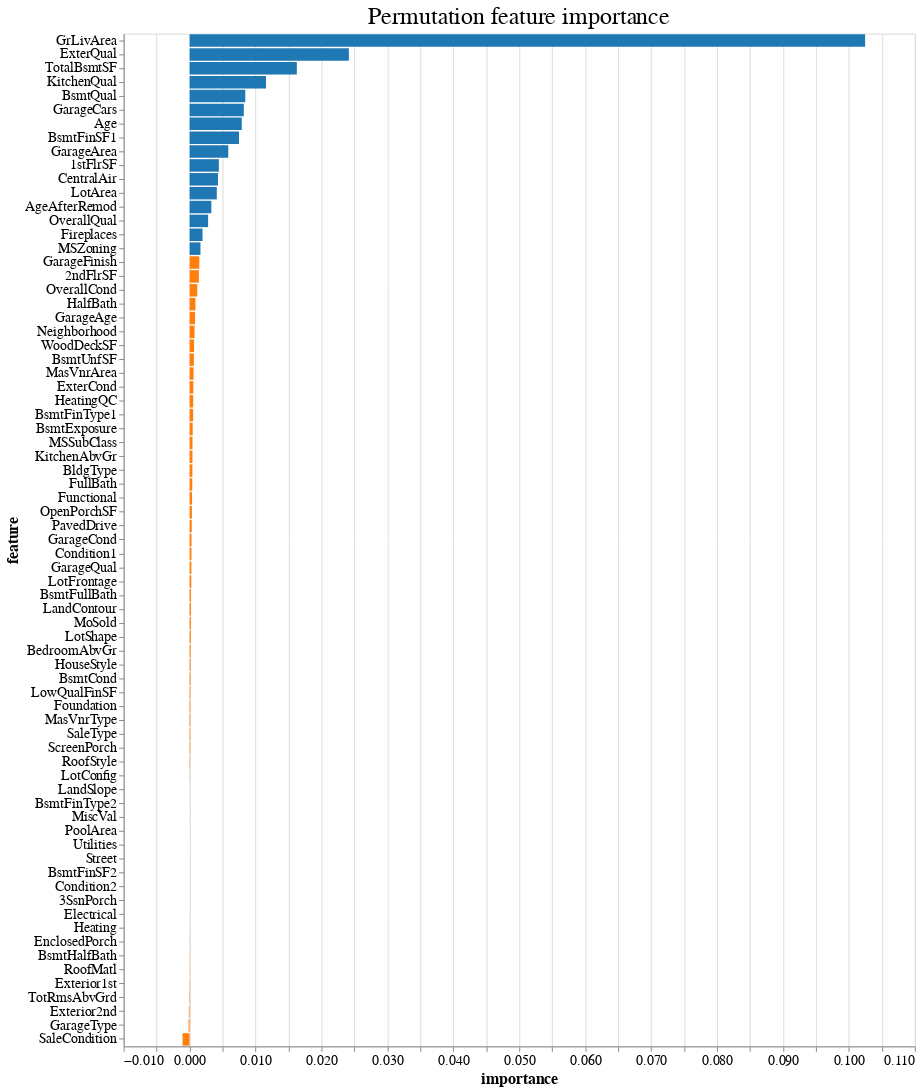

Notebook cell for this chart:
### Markdown cell above
The following bar chart shows the permutation feature importance. If the bar is orange, then the permutation importance of the corresponding feature is smaller than 1% of the RMSE on the dev set.

### Code cell
alt.Chart(df_fi)\
   .mark_bar()\
   .encode(x=alt.X("importance:Q"), 
           y=alt.Y("feature:N", sort="-x"),
           tooltip=["feature:N", alt.Tooltip("importance:Q", format="0.5f")],
           color=alt.condition(alt.datum.importance > 0.01*rmse_dev, 
                               alt.value("#1f77b4"), alt.value("#ff7f0e")))\
   .properties(height=1024, title="Permutation feature importance")

### Figure 1 — Vega-Lite specification as saved in the notebook (floating-point values rounded to 4 significant figures)
{"config": {"view": {"height": 400, "width": 800}, "title": {"fontSize": 24, "fontWeight": "normal", "titleAlign": "center"}, "axisLeft": {"labelFontSize": 14, "titleFontSize": 16}, "axisRight": {"labelFontSize": 14, "titleFontSize": 16}, "header": {"labelFontSize": 14, "titleFontSize": 16, "titleAlign": "left"}, "axisBottom": {"labelFontSize": 14, "titleFontSize": 16}, "legend": {"labelFontSize": 12, "titleFontSize": 14}, "range": {"category": {"scheme": "category10"}}}, "data": {"name": "data-bf1ef4708a9a5348cc56dcdc99609252"}, "mark": "bar", "encoding": {"color": {"condition": {"value": "#1f77b4", "test": "(datum.importance > 0.0014855002817930733)"}, "value": "#ff7f0e"}, "tooltip": [{"type": "nominal", "field": "feature"}, {"type": "quantitative", "field": "importance", "format": "0.5f"}], "x": {"type": "quantitative", "field": "importance"}, "y": {"type": "nominal", "field": "feature", "sort": "-x"}}, "height": 1024, "title": "Permutation feature importance", "$schema": "https://vega.github.io/schema/vega-lite/v4.8.1.json", "datasets": {"data-bf1ef4708a9a5348cc56dcdc99609252": [{"feature": "GrLivArea", "importance": 0.1025}, {"feature": "ExterQual", "importance": 0.02416}, {"feature": "TotalBsmtSF", "importance": 0.01627}, {"feature": "KitchenQual", "importance": 0.01159}, {"feature": "BsmtQual", "importance": 0.008453}, {"feature": "GarageCars", "importance": 0.008228}, {"feature": "Age", "importance": 0.007919}, {"feature": "BsmtFinSF1", "importance": 0.007495}, {"feature": "GarageArea", "importance": 0.005874}, {"feature": "1stFlrSF", "importance": 0.004442}, {"feature": "CentralAir", "importance": 0.004312}, {"feature": "LotArea", "importance": 0.00413}, {"feature": "AgeAfterRemod", "importance": 0.003303}, {"feature": "OverallQual", "importance": 0.002809}, {"feature": "Fireplaces", "importance": 0.001967}, {"feature": "MSZoning", "importance": 0.001653}, {"feature": "GarageFinish", "importance": 0.001478}, {"feature": "2ndFlrSF", "importance": 0.001412}, {"feature": "OverallCond", "importance": 0.001171}, {"feature": "HalfBath", "importance": 0.0008934}, {"feature": "GarageAge", "importance": 0.0008325}, {"feature": "Neighborhood", "importance": 0.0007536}, {"feature": "WoodDeckSF", "importance": 0.0006888}, {"feature": "BsmtUnfSF", "importance": 0.0006532}, {"feature": "MasVnrArea", "importance": 0.0006048}, {"feature": "ExterCond", "importance": 0.000574}, {"feature": "HeatingQC", "importance": 0.0005508}, {"feature": "BsmtFinType1", "importance": 0.0005427}, {"feature": "BsmtExposure", "importance": 0.0004773}, {"feature": "MSSubClass", "importance": 0.0004444}, {"feature": "KitchenAbvGr", "importance": 0.0004372}, {"feature": "BldgType", "importance": 0.0004321}, {"feature": "FullBath", "importance": 0.0004098}, {"feature": "Functional", "importance": 0.0003758}, {"feature": "OpenPorchSF", "importance": 0.000356}, {"feature": "PavedDrive", "importance": 0.0003294}, {"feature": "GarageCond", "importance": 0.0002963}, {"feature": "Condition1", "importance": 0.0002903}, {"feature": "GarageQual", "importance": 0.0002753}, {"feature": "LotFrontage", "importance": 0.0002641}, {"feature": "BsmtFullBath", "importance": 0.0002136}, {"feature": "LandContour", "importance": 0.0002114}, {"feature": "MoSold", "importance": 0.000193}, {"feature": "LotShape", "importance": 0.0001836}, {"feature": "BedroomAbvGr", "importance": 0.0001575}, {"feature": "HouseStyle", "importance": 0.0001425}, {"feature": "BsmtCond", "importance": 0.0001384}, {"feature": "LowQualFinSF", "importance": 0.0001093}, {"feature": "Foundation", "importance": 0.0001084}, {"feature": "MasVnrType", "importance": 0.0001071}, {"feature": "SaleType", "importance": 9.742e-05}, {"feature": "ScreenPorch", "importance": 9.063e-05}, {"feature": "RoofStyle", "importance": 6.437e-05}, {"feature": "LotConfig", "importance": 3.436e-05}, {"feature": "LandSlope", "importance": 1.824e-05}, {"feature": "BsmtFinType2", "importance": 1.219e-05}, {"feature": "MiscVal", "importance": 1.071e-05}, {"feature": "PoolArea", "importance": 1.472e-06}, {"feature": "Utilities", "importance": 0.0}, {"feature": "Street", "importance": -5.862e-07}, {"feature": "BsmtFinSF2", "importance": -1.395e-06}, {"feature": "Condition2", "importance": -1.968e-06}, {"feature": "3SsnPorch", "importance": -4.061e-06}, {"feature": "Electrical", "importance": -1.677e-05}, {"feature": "Heating", "importance": -2.44e-05}, {"feature": "EnclosedPorch", "importance": -2.602e-05}, {"feature": "BsmtHalfBath", "importance": -3.417e-05}, {"feature": "RoofMatl", "importance": -3.839e-05}, {"feature": "Exterior1st", "importance": -5.193e-05}, {"feature": "TotRmsAbvGrd", "importance": -7.147e-05}, {"feature": "Exterior2nd", "importance": -0.000106}, {"feature": "GarageType", "importance": -0.0001602}, {"feature": "SaleCondition", "importance": -0.00106}]}}
